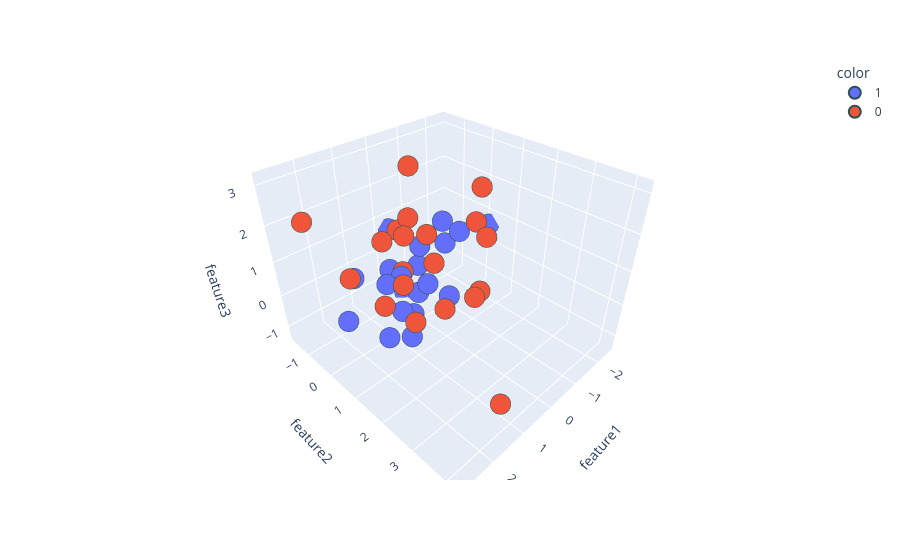

Source (notebook cell):
### Markdown cell above
<h2>Visualising the 3D dataset</h2>

### Code cell
import plotly.express as px
#y_train_trf = y_train.astype(str)
fig = px.scatter_3d(df, x=df['feature1'], y=df['feature2'], z=df['feature3'],
              color=df['target'].astype('str'))
fig.update_traces(marker=dict(size=12,
                              line=dict(width=2,
                                        color='DarkSlateGrey')),
                  selector=dict(mode='markers'))

fig.show()

### Figure 1 — Plotly figure (JSON) as saved in the notebook; plotly's stock layout.template omitted (floating-point values rounded to 4 significant figures)
{"data": [{"hovertemplate": "color=1<br>feature1=%{x}<br>feature2=%{y}<br>feature3=%{z}<extra></extra>", "legendgroup": "1", "marker": {"color": "#636efa", "line": {"color": "DarkSlateGrey", "width": 2}, "size": 12, "symbol": "circle"}, "mode": "markers", "name": "1", "scene": "scene", "showlegend": true, "type": "scatter3d", "x": [-0.3675, 0.4206, 1.968, -2.506, 0.3223, -0.3316, 0.667, -1.01, 0.2411, -0.04544, -0.9926, -0.4208, 0.9486, 1.415, 1.045, -1.838, 0.1901, -0.02254, 1.267, 1.772], "y": [-1.137, 0.4116, -0.5478, 0.147, 0.06034, -1.632, 0.02581, 0.4417, -0.9525, 1.041, -0.1613, -0.552, 0.7017, 0.4577, 0.5382, -0.9388, 0.5121, 0.01342, 0.1736, -0.3475], "z": [-1.322, -0.07132, -0.6794, 0.6062, -1.043, 0.6191, -0.7776, 1.129, -0.1363, -0.09403, 1.192, -0.1211, -1.051, 0.7289, 0.8121, -0.2018, 0.1315, 0.9359, -1.223, 0.6701]}, {"hovertemplate": "color=0<br>feature1=%{x}<br>feature2=%{y}<br>feature3=%{z}<extra></extra>", "legendgroup": "0", "marker": {"color": "#EF553B", "line": {"color": "DarkSlateGrey", "width": 2}, "size": 12, "symbol": "circle"}, "mode": "markers", "name": "0", "scene": "scene", "showlegend": true, "type": "scatter3d", "x": [0.1771, 1.425, 2.224, -0.7233, 2.823, -1.39, 0.3849, 1.677, 1.438, 0.2907, 0.7319, -1.028, -0.7643, 2.011, 0.8989, 1.01, 1.251, 0.2046, 0.7489, 1.234], "y": [-0.5981, 1.441, 0.2304, 1.461, -0.3329, 0.6667, 1.324, 4.188, 1.1, 0.867, 0.5174, 1.131, 1.567, 1.921, 0.436, 1.438, 0.1864, -0.01154, 2.593, 0.05278], "z": [1.227, 0.1826, 1.192, -0.08537, 2.637, 1.344, -0.1032, -0.08056, 1.065, 0.9826, 2.245, 2.603, 1.549, 2.933, 0.821, 2.328, 1.704, 3.151, 1.171, -0.2616]}], "layout": {"legend": {"title": {"text": "color"}, "tracegroupgap": 0}, "margin": {"t": 60}, "scene": {"domain": {"x": [0, 1], "y": [0, 1]}, "xaxis": {"title": {"text": "feature1"}}, "yaxis": {"title": {"text": "feature2"}}, "zaxis": {"title": {"text": "feature3"}}}}}
